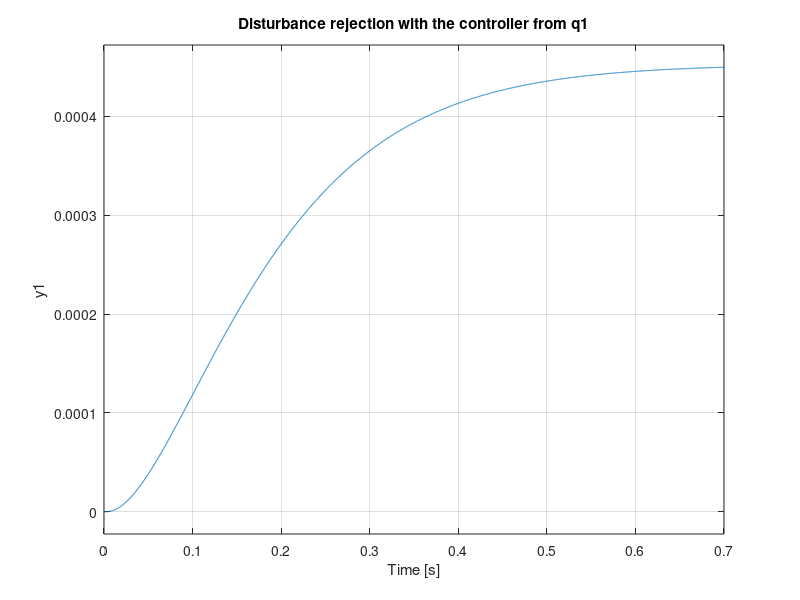
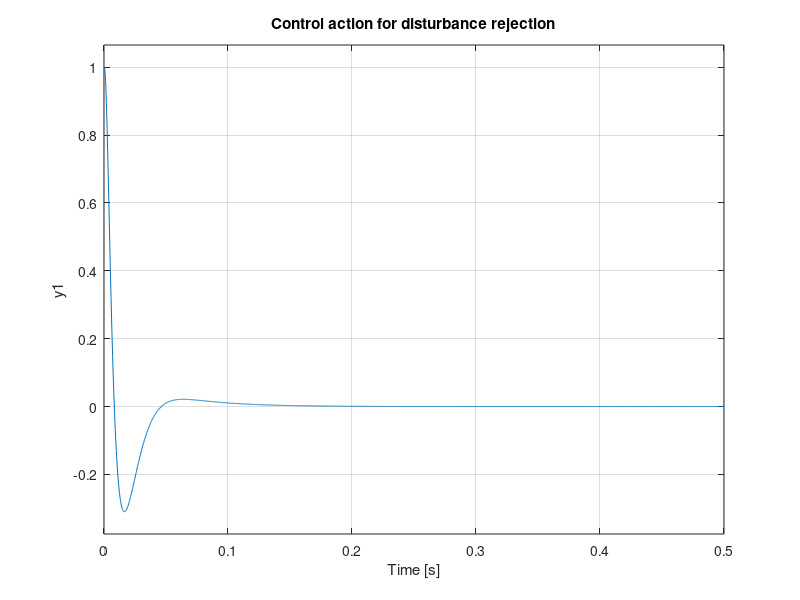
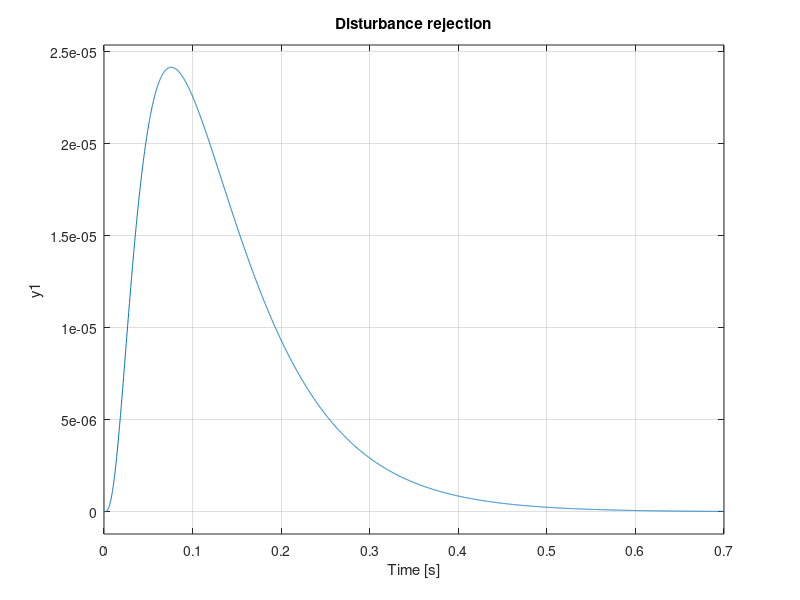
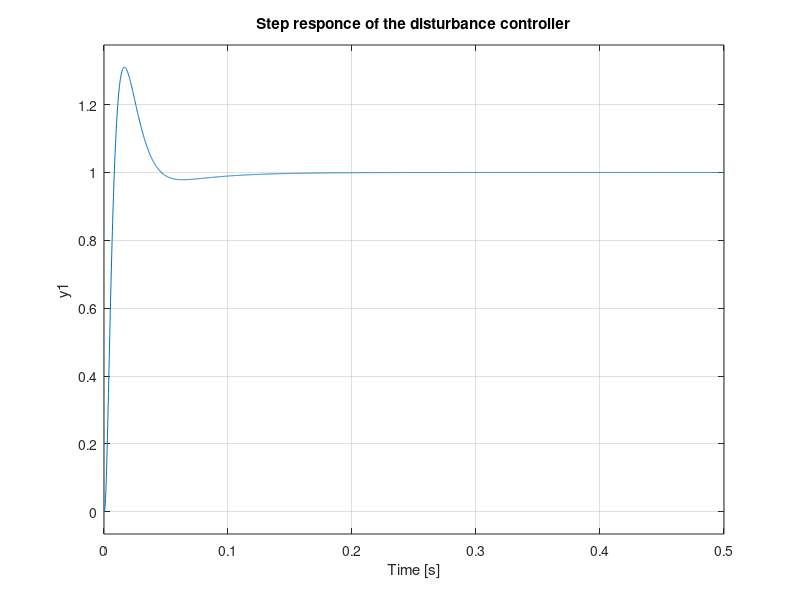

These figures' MATLAB source, in order:
close all;
clear;
set(0,'defaultfigurecolor',[1 1 1])

sys = tf(1,[0.1, 1, 0, 0]); % G(s)
q1 = 2209*(tf([0.1, 1],[0.0008 1]))^2; % PDD from q1
contr = 20000*(tf([0.03, 1],[0.0009 1]))^2;
%contr = 310000*(tf([0.01, 1],[0.0007 1]))^2; % PDD for q2
%contr = 4500*(tf([0.04, 1],[0.004 1]))^2;
%contr = 300000*(tf([0.01, 1],[0.001 1]))^2;
CI = tf([0.08, 1],[0.08, 0]); % I term
controller = contr*CI; % PIDD
D_sys = sys/(controller*sys+1); % closed loop
D_sys_q1 = sys/(q1*sys+1);
step(D_sys_q1);
title('Disturbance rejection with the controller from q1')
figure;
u = 1/(1+controller*sys); % control action tf
D_sys2 = feedback(controller*sys,1); % step response only to check if stable
step(u);
title('Control action for disturbance rejection')
figure;
step(D_sys);
title('Disturbance rejection')
figure;
step(D_sys2);
title('Step responce of the disturbance controller')
figure;
bode(controller*sys);
title('Bode plot of controller*plant (open loop)')